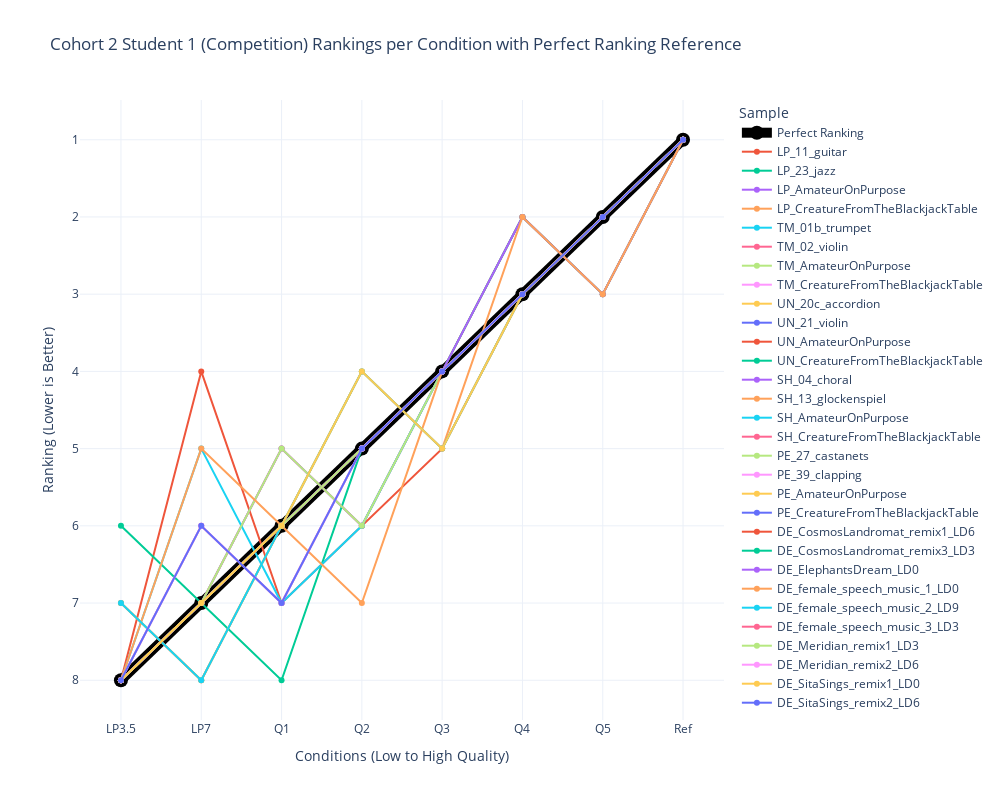

Notebook code for this chart:
### Code cell
# Spaghetti plot for BSU2_1 rankings

# Reshape rankings data for Plotly
BSU2_1_rankings_df = pd.DataFrame(reversed_BSU2_1_rankings, columns=conditions)

BSU2_1_rankings_df['Sample'] = items

# Melt dataframe for better visualization
BSU2_1_rankings_df_melted = BSU2_1_rankings_df.melt(id_vars=['Sample'], var_name='Condition', value_name='Ranking')

BSU2_1_rankings_df_melted = pd.concat([perfect_df, BSU2_1_rankings_df_melted])

# Create plot
fig = px.line(BSU2_1_rankings_df_melted, x='Condition', y='Ranking', color='Sample', markers=True,
              title="Cohort 2 Student 1 (Competition) Rankings per Condition with Perfect Ranking Reference",
              labels={"Ranking": "Ranking (Lower is Better)", "Condition": "Conditions (Low to High Quality)"},
              template="plotly_white")

# Adjust figure dimensions
fig.update_layout(width=1000, height=800)

# Invert y-axis (lower ranks at top)
fig.update_yaxes(autorange="reversed")

# Modify the "Perfect Ranking" line to be more visible
fig.update_traces(
    selector=dict(name="Perfect Ranking"),
    line=dict(width=10, color='black'),
    marker=dict(size=14, color='black')
)


# Show figure
fig.show()

### Figure 1 — Plotly figure (JSON) as saved in the notebook; plotly's stock layout.template omitted (floating-point values rounded to 4 significant figures)
{"data": [{"hovertemplate": "Sample=Perfect Ranking<br>Conditions (Low to High Quality)=%{x}<br>Ranking (Lower is Better)=%{y}<extra></extra>", "legendgroup": "Perfect Ranking", "line": {"color": "black", "dash": "solid", "width": 10}, "marker": {"color": "black", "size": 14, "symbol": "circle"}, "mode": "lines+markers", "name": "Perfect Ranking", "orientation": "v", "showlegend": true, "type": "scatter", "x": ["LP3.5", "LP7", "Q1", "Q2", "Q3", "Q4", "Q5", "Ref"], "xaxis": "x", "y": [8, 7, 6, 5, 4, 3, 2, 1], "yaxis": "y"}, {"hovertemplate": "Sample=LP_11_guitar<br>Conditions (Low to High Quality)=%{x}<br>Ranking (Lower is Better)=%{y}<extra></extra>", "legendgroup": "LP_11_guitar", "line": {"color": "#EF553B", "dash": "solid"}, "marker": {"symbol": "circle"}, "mode": "lines+markers", "name": "LP_11_guitar", "orientation": "v", "showlegend": true, "type": "scatter", "x": ["LP3.5", "LP7", "Q1", "Q2", "Q3", "Q4", "Q5", "Ref"], "xaxis": "x", "y": [7, 8, 6, 5, 4, 2, 3, 1], "yaxis": "y"}, {"hovertemplate": "Sample=LP_23_jazz<br>Conditions (Low to High Quality)=%{x}<br>Ranking (Lower is Better)=%{y}<extra></extra>", "legendgroup": "LP_23_jazz", "line": {"color": "#00cc96", "dash": "solid"}, "marker": {"symbol": "circle"}, "mode": "lines+markers", "name": "LP_23_jazz", "orientation": "v", "showlegend": true, "type": "scatter", "x": ["LP3.5", "LP7", "Q1", "Q2", "Q3", "Q4", "Q5", "Ref"], "xaxis": "x", "y": [8, 7, 6, 5, 4, 2, 3, 1], "yaxis": "y"}, {"hovertemplate": "Sample=LP_AmateurOnPurpose<br>Conditions (Low to High Quality)=%{x}<br>Ranking (Lower is Better)=%{y}<extra></extra>", "legendgroup": "LP_AmateurOnPurpose", "line": {"color": "#ab63fa", "dash": "solid"}, "marker": {"symbol": "circle"}, "mode": "lines+markers", "name": "LP_AmateurOnPurpose", "orientation": "v", "showlegend": true, "type": "scatter", "x": ["LP3.5", "LP7", "Q1", "Q2", "Q3", "Q4", "Q5", "Ref"], "xaxis": "x", "y": [8, 7, 6, 5, 4, 2, 3, 1], "yaxis": "y"}, {"hovertemplate": "Sample=LP_CreatureFromTheBlackjackTable<br>Conditions (Low to High Quality)=%{x}<br>Ranking (Lower is Better)=%{y}<extra></extra>", "legendgroup": "LP_CreatureFromTheBlackjackTable", "line": {"color": "#FFA15A", "dash": "solid"}, "marker": {"symbol": "circle"}, "mode": "lines+markers", "name": "LP_CreatureFromTheBlackjackTable", "orientation": "v", "showlegend": true, "type": "scatter", "x": ["LP3.5", "LP7", "Q1", "Q2", "Q3", "Q4", "Q5", "Ref"], "xaxis": "x", "y": [8, 7, 6, 4, 5, 2, 3, 1], "yaxis": "y"}, {"hovertemplate": "Sample=TM_01b_trumpet<br>Conditions (Low to High Quality)=%{x}<br>Ranking (Lower is Better)=%{y}<extra></extra>", "legendgroup": "TM_01b_trumpet", "line": {"color": "#19d3f3", "dash": "solid"}, "marker": {"symbol": "circle"}, "mode": "lines+markers", "name": "TM_01b_trumpet", "orientation": "v", "showlegend": true, "type": "scatter", "x": ["LP3.5", "LP7", "Q1", "Q2", "Q3", "Q4", "Q5", "Ref"], "xaxis": "x", "y": [8, 7, 6, 5, 4, 3, 2, 1], "yaxis": "y"}, {"hovertemplate": "Sample=TM_02_violin<br>Conditions (Low to High Quality)=%{x}<br>Ranking (Lower is Better)=%{y}<extra></extra>", "legendgroup": "TM_02_violin", "line": {"color": "#FF6692", "dash": "solid"}, "marker": {"symbol": "circle"}, "mode": "lines+markers", "name": "TM_02_violin", "orientation": "v", "showlegend": true, "type": "scatter", "x": ["LP3.5", "LP7", "Q1", "Q2", "Q3", "Q4", "Q5", "Ref"], "xaxis": "x", "y": [8, 7, 5, 6, 4, 3, 2, 1], "yaxis": "y"}, {"hovertemplate": "Sample=TM_AmateurOnPurpose<br>Conditions (Low to High Quality)=%{x}<br>Ranking (Lower is Better)=%{y}<extra></extra>", "legendgroup": "TM_AmateurOnPurpose", "line": {"color": "#B6E880", "dash": "solid"}, "marker": {"symbol": "circle"}, "mode": "lines+markers", "name": "TM_AmateurOnPurpose", "orientation": "v", "showlegend": true, "type": "scatter", "x": ["LP3.5", "LP7", "Q1", "Q2", "Q3", "Q4", "Q5", "Ref"], "xaxis": "x", "y": [8, 7, 6, 5, 4, 3, 2, 1], "yaxis": "y"}, {"hovertemplate": "Sample=TM_CreatureFromTheBlackjackTable<br>Conditions (Low to High Quality)=%{x}<br>Ranking (Lower is Better)=%{y}<extra></extra>", "legendgroup": "TM_CreatureFromTheBlackjackTable", "line": {"color": "#FF97FF", "dash": "solid"}, "marker": {"symbol": "circle"}, "mode": "lines+markers", "name": "TM_CreatureFromTheBlackjackTable", "orientation": "v", "showlegend": true, "type": "scatter", "x": ["LP3.5", "LP7", "Q1", "Q2", "Q3", "Q4", "Q5", "Ref"], "xaxis": "x", "y": [8, 7, 6, 5, 4, 3, 2, 1], "yaxis": "y"}, {"hovertemplate": "Sample=UN_20c_accordion<br>Conditions (Low to High Quality)=%{x}<br>Ranking (Lower is Better)=%{y}<extra></extra>", "legendgroup": "UN_20c_accordion", "line": {"color": "#FECB52", "dash": "solid"}, "marker": {"symbol": "circle"}, "mode": "lines+markers", "name": "UN_20c_accordion", "orientation": "v", "showlegend": true, "type": "scatter", "x": ["LP3.5", "LP7", "Q1", "Q2", "Q3", "Q4", "Q5", "Ref"], "xaxis": "x", "y": [8, 7, 6, 5, 4, 3, 2, 1], "yaxis": "y"}, {"hovertemplate": "Sample=UN_21_violin<br>Conditions (Low to High Quality)=%{x}<br>Ranking (Lower is Better)=%{y}<extra></extra>", "legendgroup": "UN_21_violin", "line": {"color": "#636efa", "dash": "solid"}, "marker": {"symbol": "circle"}, "mode": "lines+markers", "name": "UN_21_violin", "orientation": "v", "showlegend": true, "type": "scatter", "x": ["LP3.5", "LP7", "Q1", "Q2", "Q3", "Q4", "Q5", "Ref"], "xaxis": "x", "y": [8, 7, 6, 5, 4, 3, 2, 1], "yaxis": "y"}, {"hovertemplate": "Sample=UN_AmateurOnPurpose<br>Conditions (Low to High Quality)=%{x}<br>Ranking (Lower is Better)=%{y}<extra></extra>", "legendgroup": "UN_AmateurOnPurpose", "line": {"color": "#EF553B", "dash": "solid"}, "marker": {"symbol": "circle"}, "mode": "lines+markers", "name": "UN_AmateurOnPurpose", "orientation": "v", "showlegend": true, "type": "scatter", "x": ["LP3.5", "LP7", "Q1", "Q2", "Q3", "Q4", "Q5", "Ref"], "xaxis": "x", "y": [8, 4, 7, 6, 5, 3, 2, 1], "yaxis": "y"}, {"hovertemplate": "Sample=UN_CreatureFromTheBlackjackTable<br>Conditions (Low to High Quality)=%{x}<br>Ranking (Lower is Better)=%{y}<extra></extra>", "legendgroup": "UN_CreatureFromTheBlackjackTable", "line": {"color": "#00cc96", "dash": "solid"}, "marker": {"symbol": "circle"}, "mode": "lines+markers", "name": "UN_CreatureFromTheBlackjackTable", "orientation": "v", "showlegend": true, "type": "scatter", "x": ["LP3.5", "LP7", "Q1", "Q2", "Q3", "Q4", "Q5", "Ref"], "xaxis": "x", "y": [6, 7, 8, 5, 4, 3, 2, 1], "yaxis": "y"}, {"hovertemplate": "Sample=SH_04_choral<br>Conditions (Low to High Quality)=%{x}<br>Ranking (Lower is Better)=%{y}<extra></extra>", "legendgroup": "SH_04_choral", "line": {"color": "#ab63fa", "dash": "solid"}, "marker": {"symbol": "circle"}, "mode": "lines+markers", "name": "SH_04_choral", "orientation": "v", "showlegend": true, "type": "scatter", "x": ["LP3.5", "LP7", "Q1", "Q2", "Q3", "Q4", "Q5", "Ref"], "xaxis": "x", "y": [8, 7, 5, 6, 4, 3, 2, 1], "yaxis": "y"}, {"hovertemplate": "Sample=SH_13_glockenspiel<br>Conditions (Low to High Quality)=%{x}<br>Ranking (Lower is Better)=%{y}<extra></extra>", "legendgroup": "SH_13_glockenspiel", "line": {"color": "#FFA15A", "dash": "solid"}, "marker": {"symbol": "circle"}, "mode": "lines+markers", "name": "SH_13_glockenspiel", "orientation": "v", "showlegend": true, "type": "scatter", "x": ["LP3.5", "LP7", "Q1", "Q2", "Q3", "Q4", "Q5", "Ref"], "xaxis": "x", "y": [8, 7, 6, 5, 4, 3, 2, 1], "yaxis": "y"}, {"hovertemplate": "Sample=SH_AmateurOnPurpose<br>Conditions (Low to High Quality)=%{x}<br>Ranking (Lower is Better)=%{y}<extra></extra>", "legendgroup": "SH_AmateurOnPurpose", "line": {"color": "#19d3f3", "dash": "solid"}, "marker": {"symbol": "circle"}, "mode": "lines+markers", "name": "SH_AmateurOnPurpose", "orientation": "v", "showlegend": true, "type": "scatter", "x": ["LP3.5", "LP7", "Q1", "Q2", "Q3", "Q4", "Q5", "Ref"], "xaxis": "x", "y": [8, 5, 7, 6, 4, 3, 2, 1], "yaxis": "y"}, {"hovertemplate": "Sample=SH_CreatureFromTheBlackjackTable<br>Conditions (Low to High Quality)=%{x}<br>Ranking (Lower is Better)=%{y}<extra></extra>", "legendgroup": "SH_CreatureFromTheBlackjackTable", "line": {"color": "#FF6692", "dash": "solid"}, "marker": {"symbol": "circle"}, "mode": "lines+markers", "name": "SH_CreatureFromTheBlackjackTable", "orientation": "v", "showlegend": true, "type": "scatter", "x": ["LP3.5", "LP7", "Q1", "Q2", "Q3", "Q4", "Q5", "Ref"], "xaxis": "x", "y": [8, 6, 7, 5, 4, 3, 2, 1], "yaxis": "y"}, {"hovertemplate": "Sample=PE_27_castanets<br>Conditions (Low to High Quality)=%{x}<br>Ranking (Lower is Better)=%{y}<extra></extra>", "legendgroup": "PE_27_castanets", "line": {"color": "#B6E880", "dash": "solid"}, "marker": {"symbol": "circle"}, "mode": "lines+markers", "name": "PE_27_castanets", "orientation": "v", "showlegend": true, "type": "scatter", "x": ["LP3.5", "LP7", "Q1", "Q2", "Q3", "Q4", "Q5", "Ref"], "xaxis": "x", "y": [8, 7, 5, 6, 4, 3, 2, 1], "yaxis": "y"}, {"hovertemplate": "Sample=PE_39_clapping<br>Conditions (Low to High Quality)=%{x}<br>Ranking (Lower is Better)=%{y}<extra></extra>", "legendgroup": "PE_39_clapping", "line": {"color": "#FF97FF", "dash": "solid"}, "marker": {"symbol": "circle"}, "mode": "lines+markers", "name": "PE_39_clapping", "orientation": "v", "showlegend": true, "type": "scatter", "x": ["LP3.5", "LP7", "Q1", "Q2", "Q3", "Q4", "Q5", "Ref"], "xaxis": "x", "y": [8, 7, 6, 5, 4, 3, 2, 1], "yaxis": "y"}, {"hovertemplate": "Sample=PE_AmateurOnPurpose<br>Conditions (Low to High Quality)=%{x}<br>Ranking (Lower is Better)=%{y}<extra></extra>", "legendgroup": "PE_AmateurOnPurpose", "line": {"color": "#FECB52", "dash": "solid"}, "marker": {"symbol": "circle"}, "mode": "lines+markers", "name": "PE_AmateurOnPurpose", "orientation": "v", "showlegend": true, "type": "scatter", "x": ["LP3.5", "LP7", "Q1", "Q2", "Q3", "Q4", "Q5", "Ref"], "xaxis": "x", "y": [7, 8, 6, 4, 5, 3, 2, 1], "yaxis": "y"}, {"hovertemplate": "Sample=PE_CreatureFromTheBlackjackTable<br>Conditions (Low to High Quality)=%{x}<br>Ranking (Lower is Better)=%{y}<extra></extra>", "legendgroup": "PE_CreatureFromTheBlackjackTable", "line": {"color": "#636efa", "dash": "solid"}, "marker": {"symbol": "circle"}, "mode": "lines+markers", "name": "PE_CreatureFromTheBlackjackTable", "orientation": "v", "showlegend": true, "type": "scatter", "x": ["LP3.5", "LP7", "Q1", "Q2", "Q3", "Q4", "Q5", "Ref"], "xaxis": "x", "y": [8, 7, 6, 5, 4, 3, 2, 1], "yaxis": "y"}, {"hovertemplate": "Sample=DE_CosmosLandromat_remix1_LD6<br>Conditions (Low to High Quality)=%{x}<br>Ranking (Lower is Better)=%{y}<extra></extra>", "legendgroup": "DE_CosmosLandromat_remix1_LD6", "line": {"color": "#EF553B", "dash": "solid"}, "marker": {"symbol": "circle"}, "mode": "lines+markers", "name": "DE_CosmosLandromat_remix1_LD6", "orientation": "v", "showlegend": true, "type": "scatter", "x": ["LP3.5", "LP7", "Q1", "Q2", "Q3", "Q4", "Q5", "Ref"], "xaxis": "x", "y": [8, 7, 6, 5, 4, 3, 2, 1], "yaxis": "y"}, {"hovertemplate": "Sample=DE_CosmosLandromat_remix3_LD3<br>Conditions (Low to High Quality)=%{x}<br>Ranking (Lower is Better)=%{y}<extra></extra>", "legendgroup": "DE_CosmosLandromat_remix3_LD3", "line": {"color": "#00cc96", "dash": "solid"}, "marker": {"symbol": "circle"}, "mode": "lines+markers", "name": "DE_CosmosLandromat_remix3_LD3", "orientation": "v", "showlegend": true, "type": "scatter", "x": ["LP3.5", "LP7", "Q1", "Q2", "Q3", "Q4", "Q5", "Ref"], "xaxis": "x", "y": [8, 7, 6, 5, 4, 3, 2, 1], "yaxis": "y"}, {"hovertemplate": "Sample=DE_ElephantsDream_LD0<br>Conditions (Low to High Quality)=%{x}<br>Ranking (Lower is Better)=%{y}<extra></extra>", "legendgroup": "DE_ElephantsDream_LD0", "line": {"color": "#ab63fa", "dash": "solid"}, "marker": {"symbol": "circle"}, "mode": "lines+markers", "name": "DE_ElephantsDream_LD0", "orientation": "v", "showlegend": true, "type": "scatter", "x": ["LP3.5", "LP7", "Q1", "Q2", "Q3", "Q4", "Q5", "Ref"], "xaxis": "x", "y": [8, 7, 6, 5, 4, 3, 2, 1], "yaxis": "y"}, {"hovertemplate": "Sample=DE_female_speech_music_1_LD0<br>Conditions (Low to High Quality)=%{x}<br>Ranking (Lower is Better)=%{y}<extra></extra>", "legendgroup": "DE_female_speech_music_1_LD0", "line": {"color": "#FFA15A", "dash": "solid"}, "marker": {"symbol": "circle"}, "mode": "lines+markers", "name": "DE_female_speech_music_1_LD0", "orientation": "v", "showlegend": true, "type": "scatter", "x": ["LP3.5", "LP7", "Q1", "Q2", "Q3", "Q4", "Q5", "Ref"], "xaxis": "x", "y": [8, 5, 6, 7, 4, 3, 2, 1], "yaxis": "y"}, {"hovertemplate": "Sample=DE_female_speech_music_2_LD9<br>Conditions (Low to High Quality)=%{x}<br>Ranking (Lower is Better)=%{y}<extra></extra>", "legendgroup": "DE_female_speech_music_2_LD9", "line": {"color": "#19d3f3", "dash": "solid"}, "marker": {"symbol": "circle"}, "mode": "lines+markers", "name": "DE_female_speech_music_2_LD9", "orientation": "v", "showlegend": true, "type": "scatter", "x": ["LP3.5", "LP7", "Q1", "Q2", "Q3", "Q4", "Q5", "Ref"], "xaxis": "x", "y": [7, 8, 6, 4, 5, 3, 2, 1], "yaxis": "y"}, {"hovertemplate": "Sample=DE_female_speech_music_3_LD3<br>Conditions (Low to High Quality)=%{x}<br>Ranking (Lower is Better)=%{y}<extra></extra>", "legendgroup": "DE_female_speech_music_3_LD3", "line": {"color": "#FF6692", "dash": "solid"}, "marker": {"symbol": "circle"}, "mode": "lines+markers", "name": "DE_female_speech_music_3_LD3", "orientation": "v", "showlegend": true, "type": "scatter", "x": ["LP3.5", "LP7", "Q1", "Q2", "Q3", "Q4", "Q5", "Ref"], "xaxis": "x", "y": [8, 7, 6, 5, 4, 3, 2, 1], "yaxis": "y"}, {"hovertemplate": "Sample=DE_Meridian_remix1_LD3<br>Conditions (Low to High Quality)=%{x}<br>Ranking (Lower is Better)=%{y}<extra></extra>", "legendgroup": "DE_Meridian_remix1_LD3", "line": {"color": "#B6E880", "dash": "solid"}, "marker": {"symbol": "circle"}, "mode": "lines+markers", "name": "DE_Meridian_remix1_LD3", "orientation": "v", "showlegend": true, "type": "scatter", "x": ["LP3.5", "LP7", "Q1", "Q2", "Q3", "Q4", "Q5", "Ref"], "xaxis": "x", "y": [8, 7, 6, 5, 4, 3, 2, 1], "yaxis": "y"}, {"hovertemplate": "Sample=DE_Meridian_remix2_LD6<br>Conditions (Low to High Quality)=%{x}<br>Ranking (Lower is Better)=%{y}<extra></extra>", "legendgroup": "DE_Meridian_remix2_LD6", "line": {"color": "#FF97FF", "dash": "solid"}, "marker": {"symbol": "circle"}, "mode": "lines+markers", "name": "DE_Meridian_remix2_LD6", "orientation": "v", "showlegend": true, "type": "scatter", "x": ["LP3.5", "LP7", "Q1", "Q2", "Q3", "Q4", "Q5", "Ref"], "xaxis": "x", "y": [8, 6, 7, 5, 4, 3, 2, 1], "yaxis": "y"}, {"hovertemplate": "Sample=DE_SitaSings_remix1_LD0<br>Conditions (Low to High Quality)=%{x}<br>Ranking (Lower is Better)=%{y}<extra></extra>", "legendgroup": "DE_SitaSings_remix1_LD0", "line": {"color": "#FECB52", "dash": "solid"}, "marker": {"symbol": "circle"}, "mode": "lines+markers", "name": "DE_SitaSings_remix1_LD0", "orientation": "v", "showlegend": true, "type": "scatter", "x": ["LP3.5", "LP7", "Q1", "Q2", "Q3", "Q4", "Q5", "Ref"], "xaxis": "x", "y": [8, 7, 6, 4, 5, 3, 2, 1], "yaxis": "y"}, {"hovertemplate": "Sample=DE_SitaSings_remix2_LD6<br>Conditions (Low to High Quality)=%{x}<br>Ranking (Lower is Better)=%{y}<extra></extra>", "legendgroup": "DE_SitaSings_remix2_LD6", "line": {"color": "#636efa", "dash": "solid"}, "marker": {"symbol": "circle"}, "mode": "lines+markers", "name": "DE_SitaSings_remix2_LD6", "orientation": "v", "showlegend": true, "type": "scatter", "x": ["LP3.5", "LP7", "Q1", "Q2", "Q3", "Q4", "Q5", "Ref"], "xaxis": "x", "y": [8, 6, 7, 5, 4, 3, 2, 1], "yaxis": "y"}], "layout": {"height": 800, "legend": {"title": {"text": "Sample"}, "tracegroupgap": 0}, "title": {"text": "Cohort 2 Student 1 (Competition) Rankings per Condition with Perfect Ranking Reference"}, "width": 1000, "xaxis": {"anchor": "y", "domain": [0, 1], "title": {"text": "Conditions (Low to High Quality)"}}, "yaxis": {"anchor": "x", "autorange": "reversed", "domain": [0, 1], "title": {"text": "Ranking (Lower is Better)"}}}}
